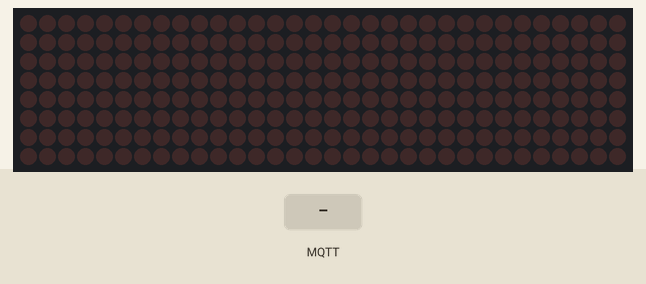
A sketch run on a simulated ESP32. On the bench: 32×8 LED matrix. The inputs (shaded band) are chosen by the test bench. WiFi joins after 1.5 s; servers stay silent unless stated; no MQTT or app messages arrive unless stated; what the sketch prints to the serial monitor is not drawn.

Above: at 2.7 s.
2.8 s: MQTT message "1" arrives on the first subscribed topic
At 2.87 s:
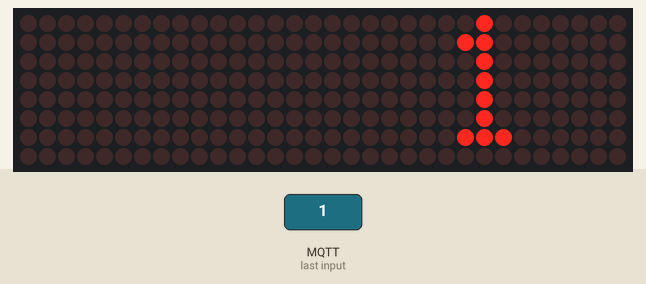
4.7 s: MQTT message "on" arrives on the first subscribed topic
At 5.28 s:
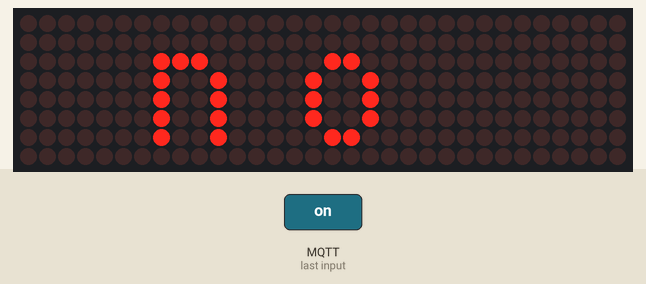
7.1 s: MQTT message "off" arrives on the first subscribed topic
At 7.68 s:
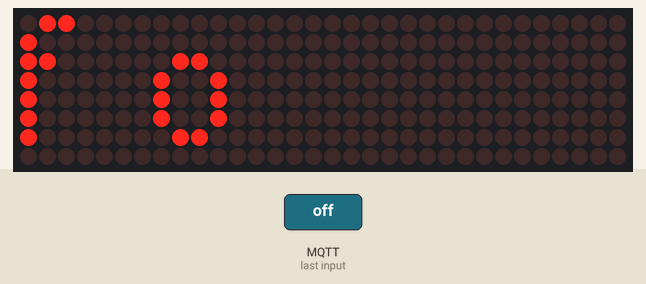

The sketch:

YouTube_API.ino
```cpp
#include <WiFi.h>
#include <PubSubClient.h>
#include <MD_MAX72XX.h>
#include <SPI.h>

#define DATA_PIN   13     // Pino de dados (MOSI)
#define CLOCK_PIN  14     // Pino de clock (SCK)
#define LOAD_PIN   15     // Pino de carregamento (CS)
#define MAX_DEVICES 4     // Número de displays

MD_MAX72XX mx = MD_MAX72XX(MD_MAX72XX::FC16_HW, DATA_PIN, CLOCK_PIN, LOAD_PIN, MAX_DEVICES);

const char* ssid = "Cobertura";  // Rede WiFi
const char* password = "xxx"; // Senha WiFi
const char* mqtt_server = "10.0.0.97"; // Endereço do broker MQTT
const char* topic = "automa"; // Tópico MQTT

WiFiClient espClient;
PubSubClient client(espClient);
char message[4];  // Mensagem recebida via MQTT (3 caracteres + '\0')

void setup() {
  Serial.begin(115200);   // Inicializa a comunicação serial
  mx.begin();             // Inicializa o display
  mx.clear();             // Limpa o display

  connectWiFi();          // Conecta à rede WiFi
  client.setServer(mqtt_server, 1885);  // Configura o servidor MQTT
  client.setCallback(callback);  // Define a função de callback
  reconnectMQTT();        // Tenta reconectar ao broker MQTT
}

void connectWiFi() {
  WiFi.begin(ssid, password);  // Conecta à WiFi
  while (WiFi.status() != WL_CONNECTED) {
    delay(500);  // Aguarda até conectar
    Serial.print(".");  // Exibe no serial enquanto aguarda
  }
  Serial.println("Conectado ao WiFi");
}

void reconnectMQTT() {
  while (!client.connected()) {
    if (client.connect("ESP32Client")) {
      Serial.println("Conectado ao MQTT");
      client.subscribe(topic);  // Se conectar, se inscreve no tópico
    } else {
      delay(1000);
    }
  }
}

void callback(char* topic, byte* payload, unsigned int length) {
  memset(message, 0, sizeof(message));  // Limpa a variável da mensagem
  for (int i = 0; i < length && i < sizeof(message) - 1; i++) {
    message[i] = (char)payload[i];
  }
  Serial.print("Mensagem recebida: ");
  Serial.println(message);  // Exibe a mensagem na serial
}

void loop() {
  if (!client.connected()) {
    reconnectMQTT();  // Reconnecta ao MQTT se desconectado
  }
  client.loop();  // Processa as mensagens MQTT

  // Exibe os caracteres da mensagem recebida
  int len = strlen(message);
  for (int offset = -(len * 8); offset < 0; offset++) {
    mx.clear();  // Limpa o display a cada iteração

    for (int i = 0; i < len; i++) {
      mx.setChar(i * 8 - offset, message[i]);  // Exibe os números como caracteres
    }
    delay(150);  // Reduz o delay para acelerar a exibição
  }
}
```

Measured:
- after the input at 2.8 s, the display: changes at once (image 1)
- after the input at 4.7 s, the display: first differs from a run without the input after 0.51 s (image 2)
- after the input at 7.1 s, the display: first differs from a run without the input after 0.51 s (image 3)
